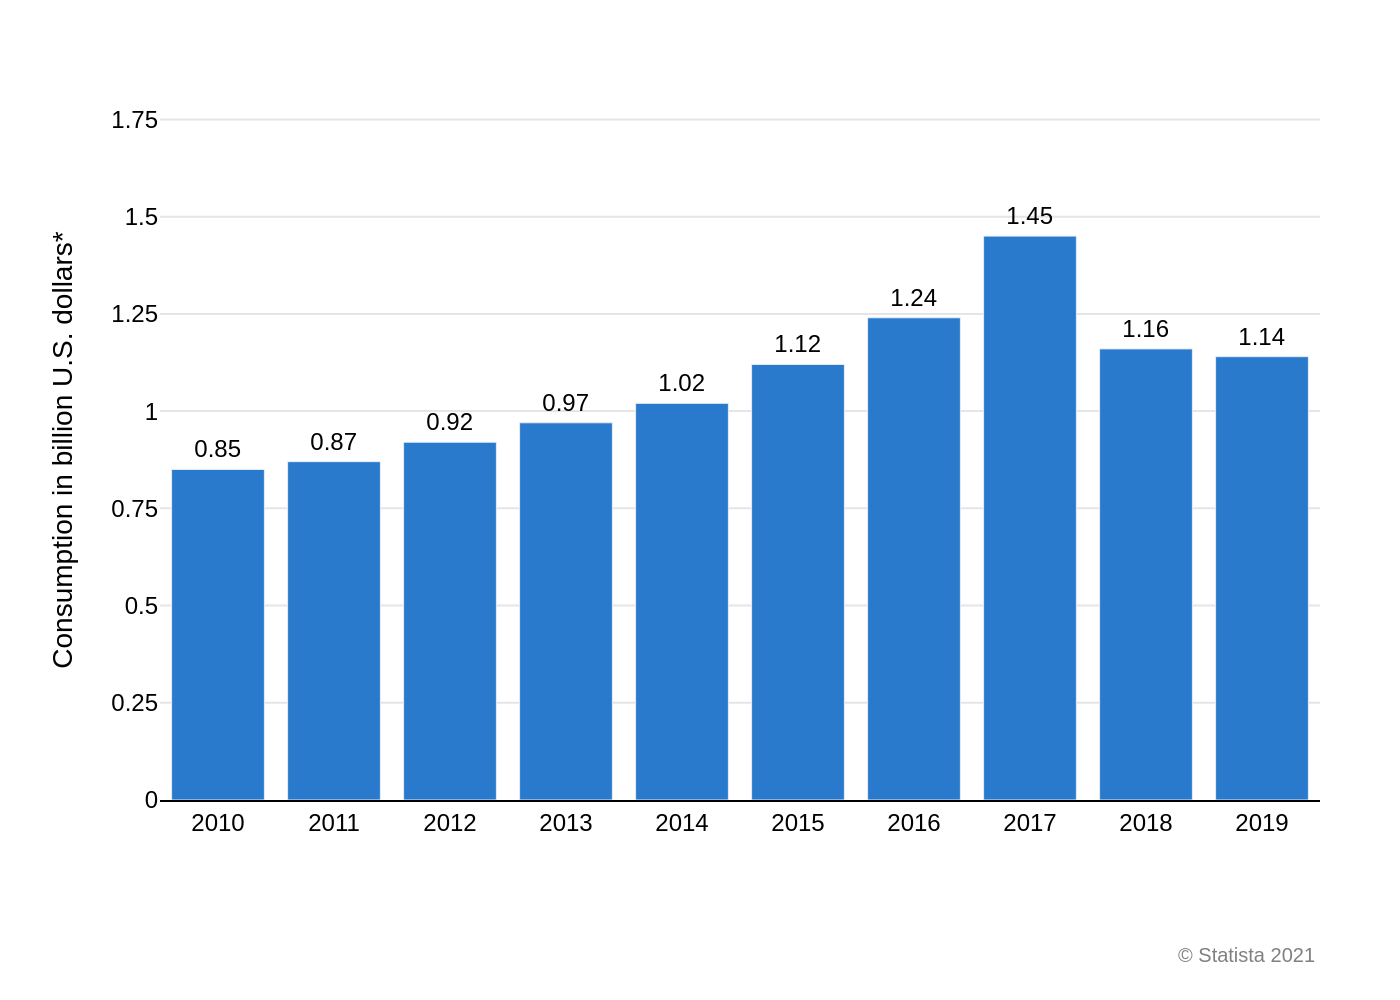

Source code (Python):
import sys
import json
import pathlib
import plotly.graph_objects as go

if len(sys.argv) != 2:
    print("Usage: python create_chart.py <path_to_json_file>")
    sys.exit(1)

json_path = pathlib.Path(sys.argv[1])
if not json_path.is_file():
    print(f"Error: JSON file not found at '{json_path}'")
    sys.exit(1)

output_filename = json_path.stem + ".png"

with open(json_path, 'r', encoding='utf-8') as f:
    config = json.load(f)

chart_data = config.get('chart_data', [])
texts = config.get('texts', {})
colors = config.get('colors', [])

x_values = [item['category'] for item in chart_data]
y_values = [item['value'] for item in chart_data]

fig = go.Figure()

fig.add_trace(go.Bar(
    x=x_values,
    y=y_values,
    marker_color=colors[0] if colors else None,
    text=y_values,
    textposition='outside',
    texttemplate='%{text:.2f}',
    cliponaxis=False,
    showlegend=False
))

fig.update_traces(textfont=dict(family="Arial", size=12, color='black'))

title_text = ""
if texts.get("title"):
    title_text += texts["title"]
if texts.get("subtitle"):
    title_text += f"<br><sup>{texts['subtitle']}</sup>"

fig.update_layout(
    title_text=title_text,
    title_x=0.05,
    title_xanchor='left',
    font=dict(family="Arial", size=12, color='black'),
    plot_bgcolor='white',
    paper_bgcolor='white',
    xaxis=dict(
        title_text=texts.get('x_axis_title'),
        showgrid=False,
        showline=True,
        linecolor='black',
        ticks='',
        automargin=True
    ),
    yaxis=dict(
        title_text=texts.get('y_axis_title'),
        showgrid=True,
        gridcolor='#E5E5E5',
        showline=False,
        ticks='',
        zeroline=False,
        range=[0, 1.8],
        tickmode='array',
        tickvals=[0, 0.25, 0.5, 0.75, 1, 1.25, 1.5, 1.75]
    ),
    margin=dict(l=80, r=40, t=50, b=100),
    annotations=[
        dict(
            text=texts.get('source', ''),
            showarrow=False,
            xref='paper',
            yref='paper',
            x=1,
            y=-0.2,
            xanchor='right',
            yanchor='top',
            align='right',
            font=dict(family="Arial", size=10, color='grey')
        )
    ]
)

fig.write_image(output_filename, scale=2)

print(f"Chart saved to {output_filename}")
